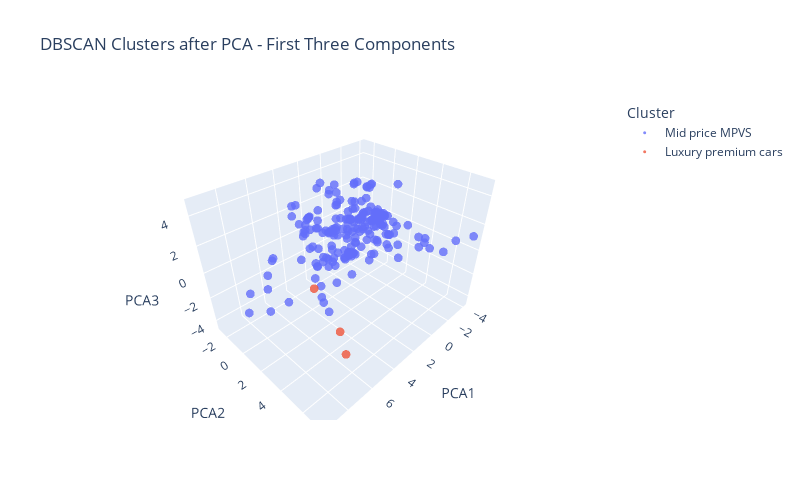

The notebook cell this image was saved under:
### Markdown cell above
### PCA visualization

### Code cell
df_pca_dbscan = pd.DataFrame(data=df_pca[:, :3], columns=['PCA1', 'PCA2', 'PCA3'])
df_pca_dbscan['Cluster'] = df_cluster['cluster']

# Create 3D scatter plot of the first three PCA components
fig = px.scatter_3d(
    df_pca_dbscan,
    x='PCA1',
    y='PCA2',
    z='PCA3',
    color='Cluster',
    title='DBSCAN Clusters after PCA - First Three Components',
    opacity=0.8
)

fig.update_traces(marker_size=3)

fig.update_layout(
    width=800,
    height=500,
    paper_bgcolor='white',
    scene=dict(
        bgcolor='white',
        xaxis_title='PCA1',
        yaxis_title='PCA2',
        zaxis_title='PCA3'
    )
)

fig.show()

### Figure 1 — Plotly figure (JSON) as saved in the notebook; plotly's stock layout.template omitted (floating-point values rounded to 4 significant figures; data arrays with more than 128 entries replaced by an {"elided": "..."} marker saying what was removed)
{"data": [{"hovertemplate": "Cluster=Mid price MPVS<br>PCA1=%{x}<br>PCA2=%{y}<br>PCA3=%{z}<extra></extra>", "legendgroup": "Mid price MPVS", "marker": {"color": "#636efa", "opacity": 0.8, "size": 3, "symbol": "circle"}, "mode": "markers", "name": "Mid price MPVS", "scene": "scene", "showlegend": true, "type": "scatter3d", "x": {"elided": "202 float values"}, "y": {"elided": "202 float values"}, "z": {"elided": "202 float values"}}, {"hovertemplate": "Cluster=Luxury premium cars<br>PCA1=%{x}<br>PCA2=%{y}<br>PCA3=%{z}<extra></extra>", "legendgroup": "Luxury premium cars", "marker": {"color": "#EF553B", "opacity": 0.8, "size": 3, "symbol": "circle"}, "mode": "markers", "name": "Luxury premium cars", "scene": "scene", "showlegend": true, "type": "scatter3d", "x": [3.826, 4.833, 5.437], "y": [0.1116, 3.752, 4.902], "z": [-2.896, -3.801, -4.54]}], "layout": {"height": 500, "legend": {"title": {"text": "Cluster"}, "tracegroupgap": 0}, "paper_bgcolor": "white", "scene": {"bgcolor": "white", "domain": {"x": [0, 1], "y": [0, 1]}, "xaxis": {"title": {"text": "PCA1"}}, "yaxis": {"title": {"text": "PCA2"}}, "zaxis": {"title": {"text": "PCA3"}}}, "title": {"text": "DBSCAN Clusters after PCA - First Three Components"}, "width": 800}}
